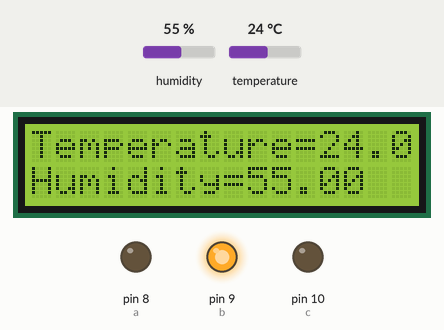
The sketch below on a simulated Arduino Uno, built with avr-gcc and run on an emulated ATmega328P. Parts: 16×2 character LCD, output pins drawn as LEDs (lit = HIGH). Wiring (inferred from the names in the program): DHT11 sensor: data pin 7. Inputs (shaded band) come from the test bench; at power-on: temperature 24 °C, humidity 55 %. What the sketch prints to the serial monitor is not drawn.

Above: at 1.2 s.
1.3 s: temperature set to 12 °C
At 2.5 s:
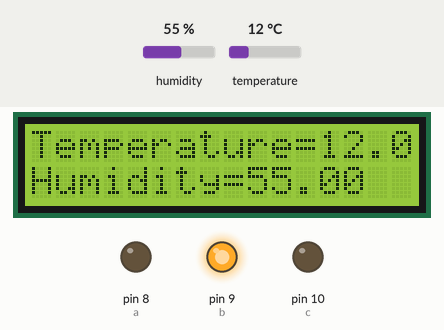
5.4 s: humidity set to 22 %
At 6.9 s:
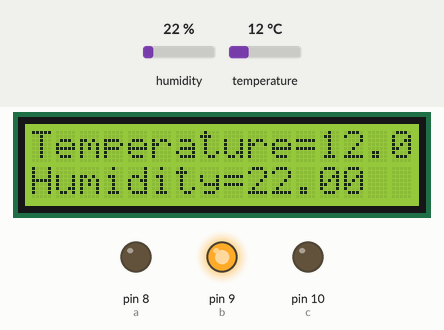
8.7 s: temperature set to 19 °C
At 10.1 s:
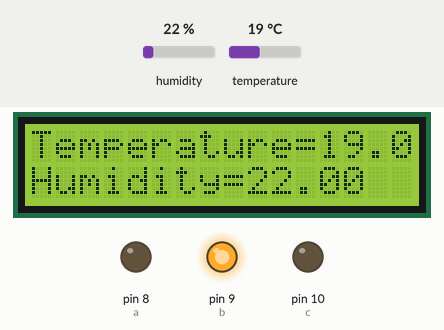
11.8 s: humidity set to 40 %
At 12.8 s:
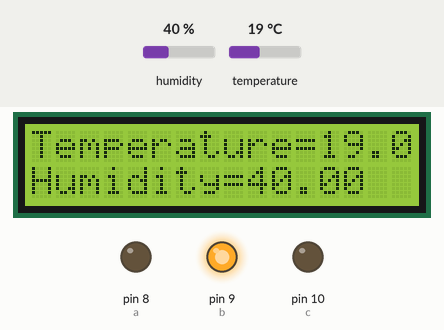
Timing chart, 0 to 14.8 s (numbered marks = the images above; inputs shaded):
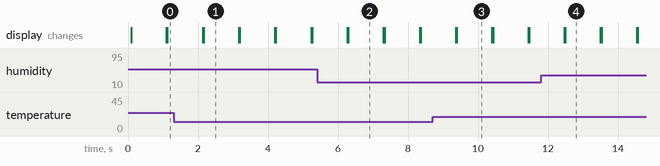

Measured:
- after the input at 1.3 s, the display: first differs from a run without the input after 0.86 s (image 1)
- after the input at 5.4 s, the display: first differs from a run without the input after 0.90 s (image 2)
- after the input at 8.7 s, the display: first differs from a run without the input after 0.70 s (image 3)
- after the input at 11.8 s, the display: first differs from a run without the input after 0.70 s (image 4)
- what the display in image 1 shows lasts 1.0 s, from 2.2 s to 3.2 s

The sketch:

Temperature_and_Humidity_in_LCD.ino
```cpp
#include <dht.h>
 dht DHT;
#define DHT11_PIN 7
#include <LiquidCrystal.h>

// initialize the library by associating any needed LCD interface pin
// with the arduino pin number it is connected to
const int rs = 12, en = 11, d4 = 5, d5 = 4, d6 = 3, d7 = 2;
int a=8;
int b=9;
int c=10;
LiquidCrystal lcd(rs, en, d4, d5, d6, d7);
void setup()
{
  Serial.begin(9600);
   lcd.begin(16, 2);
   pinMode(a,OUTPUT);
   pinMode(b,OUTPUT);
   pinMode(c,OUTPUT);
   digitalWrite(a,LOW);
   digitalWrite(b,HIGH);
   digitalWrite(c,LOW);
  // pinMode(DHT,INPUT);
}
void loop()
{
  int chk = DHT.read11(DHT11_PIN);
  Serial.println(DHT.temperature);
  lcd.clear();
  lcd.setCursor(0,0);
  lcd.print("Temperature=");
  lcd.print(DHT.temperature);
  lcd.setCursor(0,1);
  lcd.print("Humidity=");
  lcd.print(DHT.humidity);
  delay(1000);
  lcd.clear();
}
```
